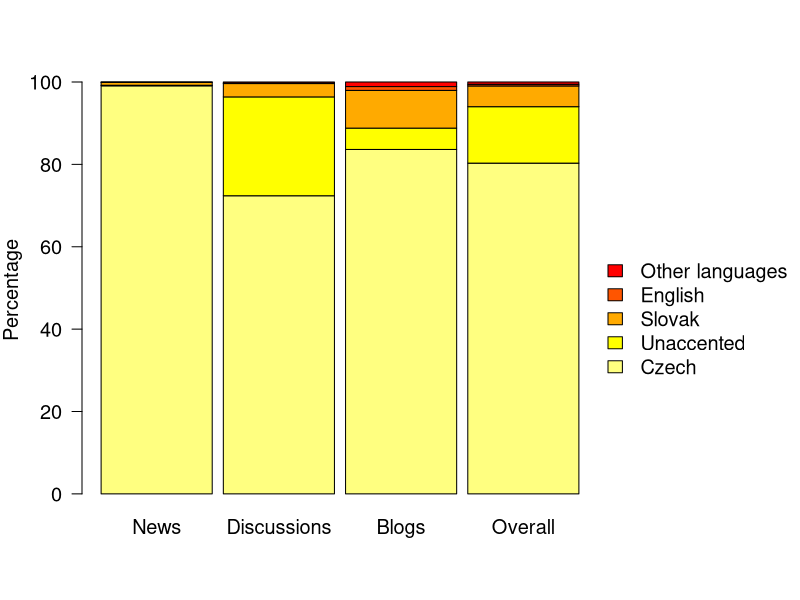

R code for this plot:
# Czech, slovak, other, unaccented

#		clanky			diskuse			tvorivost		overall
# cs		452585914	99.07+	1143073782	72.38+	983346836	83.63	2579006532	80.29+
# sk		3067468		0.67	51297087	3.24	107604069	9.15	161968624	5.04
# en		501500		0.11	1488875		0.09	10962822	0.93	12953197	0.4
# other		64281		0.01	4616883		0.29	13067099	1.11	17748263	0.55
# acc		456219163	0.13	1200476627	23.99	1114980826	5.18	2771676616	13.71
# total(dedup)	456830973	100	1579301675	100	1175831877	100	3211964525	100
# (+ means add 0.01)

# total(tok)	516703278	1674143836	1574181258		3765028372

#dev.off()

w <- read.csv("graph.data", sep="\t", header=T)

# Expand right side of clipping rect to make room for the legend
par(xpd=T, mar=par()$mar+c(0,0,0,8))

#mycol <- c(rgb(255,106,0,max=255), rgb(255,164,0,max=255), rgb(0,160,138,max=255), rgb(93,208,192,max=255), rgb(16,73,169,max=255))
mycol <- rev(heat.colors(5))

barplot(as.matrix(w), ylab="Percentage", col=mycol, space=0.1, cex.axis=1.2, cex.names=1.2, las=1, names.arg=c("News", "Discussions", "Blogs", "Overall"), cex.lab=1.2)

# Graph autos (transposing the matrix) using heat colors,  
# put 10% of the space between each bar, and make labels  
# smaller with horizontal y-axis labels
#barplot(t(autos_data), main="Autos", ylab="Total", 
#   col=heat.colors(3), space=0.1, cex.axis=0.8, las=1,
#   names.arg=c("Mon","Tue","Wed","Thu","Fri"), cex=0.8) 
   
# Place the legend at (6,30) using heat colors
legend(4.5, 60, c("Other languages", "English", "Slovak", "Unaccented", "Czech"), cex=1.2, fill=rev(mycol), bty="n");

dev.copy2eps(file="graph.eps")
#dev.off()

# Restore default clipping rect
#par(mar=c(5, 4, 4, 2) + 0.1)
